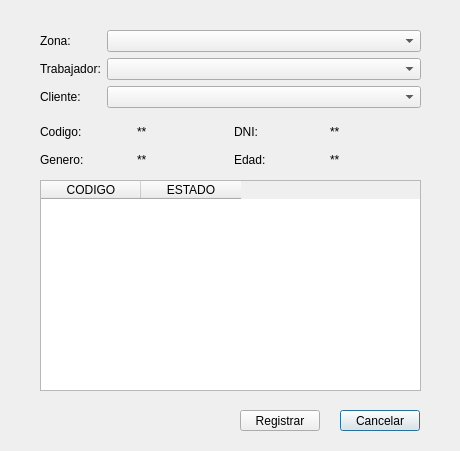
<?xml version="1.0" encoding="UTF-8"?>
<ui version="4.0">
 <class>registrarVentaTicketGui</class>
 <widget class="QDialog" name="registrarVentaTicketGui">
  <property name="geometry">
   <rect>
    <x>0</x>
    <y>0</y>
    <width>460</width>
    <height>451</height>
   </rect>
  </property>
  <property name="windowTitle">
   <string>Registrar Venta Ticket</string>
  </property>
  <widget class="QTableWidget" name="tableWidget">
   <property name="geometry">
    <rect>
     <x>40</x>
     <y>180</y>
     <width>381</width>
     <height>211</height>
    </rect>
   </property>
   <column>
    <property name="text">
     <string>CODIGO</string>
    </property>
   </column>
   <column>
    <property name="text">
     <string>ESTADO</string>
    </property>
   </column>
  </widget>
  <widget class="QWidget" name="formLayoutWidget">
   <property name="geometry">
    <rect>
     <x>40</x>
     <y>30</y>
     <width>381</width>
     <height>80</height>
    </rect>
   </property>
   <layout class="QFormLayout" name="formLayout">
    <item row="0" column="0">
     <widget class="QLabel" name="label">
      <property name="text">
       <string>Zona:</string>
      </property>
     </widget>
    </item>
    <item row="0" column="1">
     <widget class="QComboBox" name="comboBox"/>
    </item>
    <item row="1" column="0">
     <widget class="QLabel" name="label_2">
      <property name="text">
       <string>Trabajador:</string>
      </property>
     </widget>
    </item>
    <item row="1" column="1">
     <widget class="QComboBox" name="comboBox_2"/>
    </item>
    <item row="2" column="0">
     <widget class="QLabel" name="label_3">
      <property name="text">
       <string>Cliente:</string>
      </property>
     </widget>
    </item>
    <item row="2" column="1">
     <widget class="QComboBox" name="comboBox_3"/>
    </item>
   </layout>
  </widget>
  <widget class="QWidget" name="gridLayoutWidget">
   <property name="geometry">
    <rect>
     <x>40</x>
     <y>120</y>
     <width>381</width>
     <height>51</height>
    </rect>
   </property>
   <layout class="QGridLayout" name="gridLayout">
    <item row="0" column="1">
     <widget class="QLabel" name="labelCodigo">
      <property name="text">
       <string>**</string>
      </property>
     </widget>
    </item>
    <item row="0" column="2">
     <widget class="QLabel" name="label_8">
      <property name="text">
       <string>DNI:</string>
      </property>
     </widget>
    </item>
    <item row="1" column="0">
     <widget class="QLabel" name="label_6">
      <property name="text">
       <string>Genero:</string>
      </property>
     </widget>
    </item>
    <item row="1" column="1">
     <widget class="QLabel" name="label_Genero">
      <property name="text">
       <string>**</string>
      </property>
     </widget>
    </item>
    <item row="1" column="2">
     <widget class="QLabel" name="label_9">
      <property name="text">
       <string>Edad:</string>
      </property>
     </widget>
    </item>
    <item row="0" column="0">
     <widget class="QLabel" name="label_4">
      <property name="text">
       <string>Codigo:</string>
      </property>
     </widget>
    </item>
    <item row="0" column="3">
     <widget class="QLabel" name="labelDni">
      <property name="text">
       <string>**</string>
      </property>
     </widget>
    </item>
    <item row="1" column="3">
     <widget class="QLabel" name="label_Edad">
      <property name="text">
       <string>**</string>
      </property>
     </widget>
    </item>
   </layout>
  </widget>
  <widget class="QPushButton" name="btnCancel">
   <property name="geometry">
    <rect>
     <x>340</x>
     <y>410</y>
     <width>80</width>
     <height>21</height>
    </rect>
   </property>
   <property name="text">
    <string>Cancelar</string>
   </property>
  </widget>
  <widget class="QPushButton" name="btnRegis">
   <property name="geometry">
    <rect>
     <x>240</x>
     <y>410</y>
     <width>80</width>
     <height>21</height>
    </rect>
   </property>
   <property name="text">
    <string>Registrar</string>
   </property>
  </widget>
 </widget>
 <resources/>
 <connections/>
</ui>
